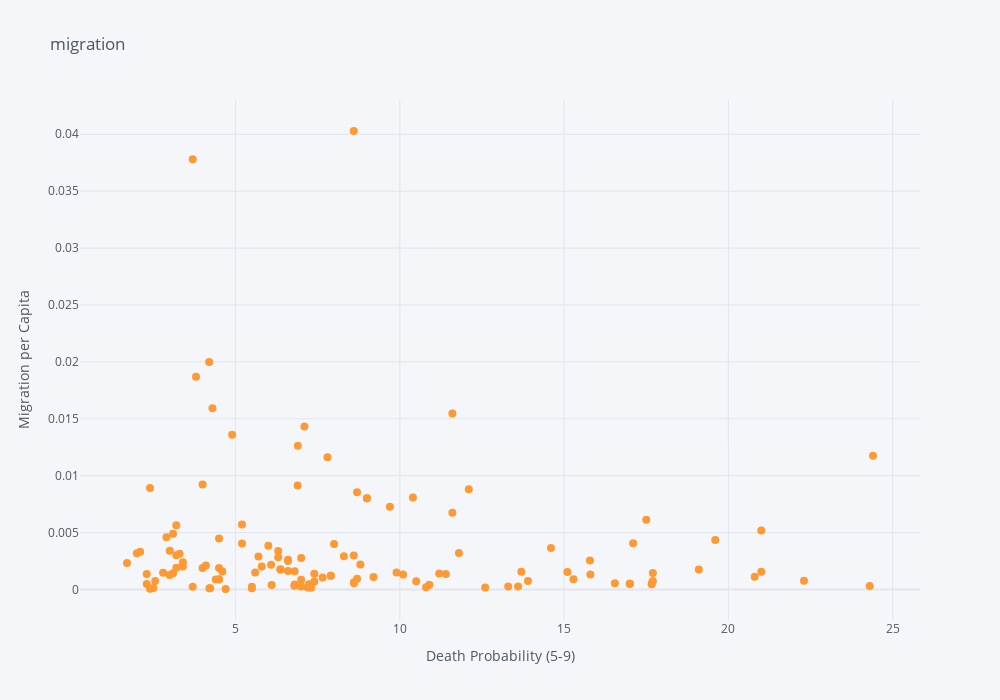

The notebook cell saved with this chart:
### Code cell
mig_away.iplot(kind='scatter', mode = 'markers', size = 8,
         x = 'Death Probability (5-9)', y="Migration per Capita",
         text=mig_away.reset_index('country')['country'].values.tolist(),
         xTitle="Death Probability (5-9)",yTitle="Migration per Capita",
         title="migration", dimensions=(1000, 700))

### Figure 1 — Plotly figure (JSON) as saved in the notebook; plotly's stock layout.template omitted (floating-point values rounded to 4 significant figures)
{"data": [{"line": {"color": "rgba(255, 153, 51, 1.0)", "dash": "solid", "shape": "linear", "width": 1.3}, "marker": {"size": 8, "symbol": "circle"}, "mode": "markers", "name": "Migration per Capita", "text": ["Africa Eastern and Southern", "Africa Western and Central", "Caribbean small states", "Central Europe and the Baltics", "Early-demographic dividend", "East Asia & Pacific (excluding high income)", "East Asia & Pacific (IDA & IBRD countries)", "Fragile and conflict affected situations", "IDA & IBRD total", "Latin America & Caribbean", "Latin America & the Caribbean (IDA & IBRD countries)", "Least developed countries: UN classification", "Low & middle income", "Low income", "Lower middle income", "Middle East & North Africa", "Middle East & North Africa (excluding high income)", "Middle East & North Africa (IDA & IBRD countries)", "Middle income", "Pacific island small states", "Pre-demographic dividend", "South Asia", "South Asia (IDA & IBRD)", "Sub-Saharan Africa", "Sub-Saharan Africa (excluding high income)", "Sub-Saharan Africa (IDA & IBRD countries)", "Afghanistan", "Albania", "Algeria", "Armenia", "Bangladesh", "Barbados", "Bolivia", "Bosnia and Herzegovina", "Brunei Darussalam", "Bulgaria", "Burkina Faso", "Burundi", "Cabo Verde", "Cambodia", "Cameroon", "Central African Republic", "China", "Comoros", "Congo, Rep.", "Cote d'Ivoire", "Croatia", "Cuba", "Dominican Republic", "Egypt, Arab Rep.", "El Salvador", "Eswatini", "Fiji", "Gambia, The", "Georgia", "Ghana", "Greece", "Grenada", "Guatemala", "Guinea", "Guinea-Bissau", "Guyana", "Haiti", "Honduras", "India", "Indonesia", "Iraq", "Jamaica", "Kazakhstan", "Kenya", "Kiribati", "Kosovo", "Kyrgyz Republic", "Lao PDR", "Latvia", "Lebanon", "Lesotho", "Liberia", "Lithuania", "Malawi", "Mali", "Marshall Islands", "Mauritania", "Mauritius", "Mexico", "Micronesia, Fed. Sts.", "Moldova", "Montenegro", "Morocco", "Myanmar", "Namibia", "Nauru", "Nepal", "Nicaragua", "Niger", "North Macedonia", "Pakistan", "Paraguay", "Poland", "Romania", "Rwanda", "Samoa", "Sao Tome and Principe", "Senegal", "Solomon Islands", "South Africa", "Sri Lanka", "St. Kitts and Nevis", "St. Vincent and the Grenadines", "Suriname", "Syrian Arab Republic", "Tajikistan", "Timor-Leste", "Togo", "Tonga", "Tunisia", "Turkiye", "Turkmenistan", "Tuvalu", "United Arab Emirates", "Uruguay", "Uzbekistan", "Vanuatu", "Viet Nam", "West Bank and Gaza", "Yemen, Rep.", "Zimbabwe"], "type": "scatter", "x": [16.55, 17.66, 6.084, 2.557, 7.652, 4.232, 4.207, 15.79, 8.605, 6.8, 6.794, 15.29, 8.609, 17.7, 8.7, 6.1, 6.362, 6.378, 7.239, 6.892, 17.68, 7.9, 7.902, 17, 17.0, 17.0, 15.8, 3, 4.4, 4, 9.2, 3.7, 7, 2.4, 2.3, 3.2, 13.9, 17.5, 3.4, 5.7, 21, 24.4, 2.5, 6, 8.8, 22.3, 2.1, 3, 6.3, 5.5, 10.4, 12.1, 6.9, 13.7, 4.1, 12.6, 1.7, 4.6, 8.6, 20.8, 17.7, 9, 11.8, 7.4, 7.2, 7.3, 7, 5.2, 4.5, 11.2, 11.6, 3.8, 4.5, 9.9, 3.1, 3.7, 15.1, 21, 3.2, 13.6, 19.1, 8.6, 10.5, 4, 5.5, 7.8, 4.3, 2, 3.4, 5.8, 14.6, 8.3, 7, 6.3, 24.3, 2.3, 9.7, 6.6, 2.4, 3.2, 10.9, 4.9, 8.7, 11.4, 6.6, 10.8, 2.9, 8, 9, 6.6, 11.6, 2.8, 19.6, 13.3, 4.2, 4.5, 3.3, 6.8, 7.1, 3.1, 4.5, 5.6, 7.4, 4.7, 5.2, 10.1, 17.1], "y": [0.0005422, 0.0004658, 0.002167, 0.0007415, 0.001059, 0.0001061, 0.0001059, 0.002535, 0.0006419, 0.0004443, 0.0003366, 0.0008921, 0.0005501, 0.001449, 0.0009491, 0.0003836, 0.00177, 0.001724, 0.0004534, 0.009144, 0.0006378, 0.001199, 0.001199, 0.0005112, 0.0005115, 0.0005112, 0.001321, 0.003399, 0.000886, 0.009231, 0.001086, 0.0002328, 0.0008455, 0.008915, 0.001364, 0.001916, 0.0007462, 0.006136, 0.002397, 0.002888, 0.001554, 0.01175, 0.0001293, 0.003836, 0.002184, 0.0007549, 0.00331, 0.001279, 0.002823, 0.0002287, 0.008077, 0.008795, 0.01263, 0.001551, 0.002115, 0.0001626, 0.00233, 0.001571, 0.002987, 0.001121, 0.0007437, 0.008005, 0.0032, 0.0007045, 0.0001622, 0.0001485, 0.0002498, 0.004034, 0.0008816, 0.001404, 0.006738, 0.0187, 0.004485, 0.001486, 0.00489, 0.0378, 0.001533, 0.005177, 0.005635, 0.0002682, 0.00176, 0.04029, 0.0007214, 0.001882, 0.0001013, 0.01162, 0.01592, 0.003181, 0.002021, 0.002016, 0.003636, 0.00291, 0.00277, 0.00337, 0.0003141, 0.0004907, 0.007277, 0.002616, 5.222e-05, 0.002998, 0.0004226, 0.0136, 0.008532, 0.001357, 0.002491, 0.0001886, 0.004585, 0.003997, 0.008025, 0.001613, 0.01547, 0.001466, 0.004353, 0.0002543, 0.01998, 0.001894, 0.003138, 0.001611, 0.01431, 0.001422, 0.0009029, 0.001499, 0.001389, 4.091e-05, 0.005713, 0.001321, 0.004062]}], "layout": {"height": 700, "legend": {"bgcolor": "#F5F6F9", "font": {"color": "#4D5663"}}, "paper_bgcolor": "#F5F6F9", "plot_bgcolor": "#F5F6F9", "title": {"font": {"color": "#4D5663"}, "text": "migration"}, "width": 1000, "xaxis": {"autorange": true, "gridcolor": "#E1E5ED", "range": [0.2698, 25.83], "showgrid": true, "tickfont": {"color": "#4D5663"}, "title": {"font": {"color": "#4D5663"}, "text": "Death Probability (5-9)"}, "type": "linear", "zerolinecolor": "#E1E5ED"}, "yaxis": {"autorange": true, "gridcolor": "#E1E5ED", "range": [-0.002683, 0.04301], "showgrid": true, "tickfont": {"color": "#4D5663"}, "title": {"font": {"color": "#4D5663"}, "text": "Migration per Capita"}, "type": "linear", "zerolinecolor": "#E1E5ED"}}}
